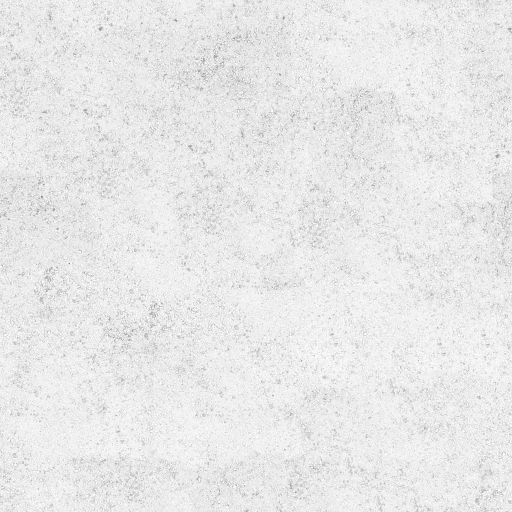
#> input picture library/assets/ambientcg_asphalt031/v0001/original/Asphalt031_1K-JPG_AmbientOcclusion.jpg, 1024 x 1024 px (shown at 1/2 size)
$ python -i qa_generative.py   (imports and definitions only)
#> lines starting #> are read from the running program, lines starting #| are printed output that depends on the picture; after the words box and inside, x2 and y2 are one past the last pixel; in counts of white or black regions, pixels touching at a corner belong together
#> further down, picture is the input picture: PIL image 1024x1024 L; min 98, max 255, mean 232
"""QA for generated clips. flicker / morph / text are warnings; structure is the hybrid gate (default FAIL).

Hybrid contract (routing.py): Blender renders the complete motion pass and the video-to-video model
restyles only the look, so the generated clip must keep the previs structure. structure() compares the
generated clip with the clay control pass by edge overlap and by tracking each label anchor; labels are
only placed from its measured anchors_2d when it passes. Pure Pillow + ffmpeg (no numpy/opencv).
"""
from __future__ import annotations

import json
import math
from pathlib import Path
import re
import shutil
import statistics
import subprocess
import tempfile

from PIL import Image, ImageChops, ImageFilter, ImageOps, ImageStat

from .common import StudioError

WIDTH = 448
# flicker: per-frame luma change (signalstats YDIF) flagged above max(3 x median, median + 8).
FLICKER_RATIO, FLICKER_FLOOR = 3.0, 8.0
# morph: consecutive-frame SSIM flagged when it drops more than this below the clip median.
MORPH_DROP = 0.15
# Structure edges: colour gradient of the frame blurred by EDGE_BLUR; a pixel is an edge when its gradient
# is >= max(EDGE_MIN, EDGE_FRACTION x the frame's strongest gradient). Relative, so a darker or flatter
# restyle is judged on its own contrast; the floor keeps codec noise on flat frames from becoming edges.
EDGE_BLUR, EDGE_MIN, EDGE_FRACTION = 1.5, 8, 0.4
EDGE_TOLERANCE_PX = 2          # IoU counts an edge as matched within this radius (MaxFilter 2r+1)
MIN_EDGE_PIXELS = 50           # previs frames with fewer edges carry no structure and are skipped
# IoU gate, calibrated 2026-10-04 at 448 px (median edge IoU; reproduce with tests/test_qa_generative.py), re-measured
# 2026-10-05 after the control clay lights became shadowless (control_pass.clay_lights):
#                                   testsrc 448x256   clay 10-04 (shadowed)   clay 10-05 (shadowless)
#   identical                           1.000              1.000                  1.000
#   gblur 1.5 + hue 90 + eq             0.694              1.000                  1.000     must pass
#   ... + temporal grain (noise 20)     0.708              0.867                  0.977     must pass
#   6 px (1.3 %) horizontal shift       0.341              0.415                  0.368     must fail
#   5 % horizontal shift                0.210              0.351                  0.435     must fail
#   25 % unrelated pattern overlay      0.175              0.021                  0.013     fails (texture swamps structure)
# 0.5 sits between the worst pass (0.694) and the worst shift (0.435). The 0.25 first proposed would let
# a 5 % shifted clay clip (0.351) through: horizontal edges survive a horizontal shift.
IOU_THRESHOLD = 0.5
ANCHOR_MAX_ERROR_RATIO = 0.01  # 1 % of frame width (4.5 px at 448)
SEARCH_PX = 24
PATCH_SIZES = (32, 64, 96, 128, 192)  # grow the template until it holds structure that pins a unique match
DISTINCT = 0.3                 # patch must self-correlate <= 1 - DISTINCT at every offset >4 px away (see track)
TEMPLATE_STD_MIN = 8           # tracking-map std (0-255) a patch needs before it counts as structure
MATCH_MIN = 0.7                # best NCC in the generated frame below this = anchor structure lost (fails)
SAMPLE_STEP = 3                # IoU on every 3rd frame
ANCHOR_SAMPLES = 40            # anchors tracked on at most this many evenly spaced sampled frames
COARSE_PX = 4                  # NCC search grid before the 1 px refinement


# [21 lines left out: functions _probe, _ffmpeg, _rgb_frames, not called in this run]


def _scaled_height(video, width):
    w, h, _ = _probe(video)
    return max(2, round(h * width / w / 2) * 2)


def _flags(values, limit, first_frame, below=False):
    return [{'frame': first_frame + i, 'value': round(v, 4)} for i, v in enumerate(values) if (v < limit if below else v > limit)]


# [11 lines left out: function flicker, not called in this run]


JUDDER_SHARE = 0.02   # repeated frames above this share of the frame pairs read as stutter


# [51 lines left out: functions repeat_share, judder, morph, text, not called in this run]


def _gradient(image):
    """Colour gradient max_c(|dC/dx| + |dC/dy|) of the pre-blurred frame.

    Colour, not luma: a restyle that recolours two neighbouring surfaces to equal brightness keeps their
    boundary as a colour edge, so recolouring alone never reads as lost structure.
    """
    soft = image.filter(ImageFilter.GaussianBlur(EDGE_BLUR))
    channels = ImageChops.add(ImageChops.difference(soft, ImageChops.offset(soft, 1, 0)), ImageChops.difference(soft, ImageChops.offset(soft, 0, 1))).split()
    gradient = channels[0]
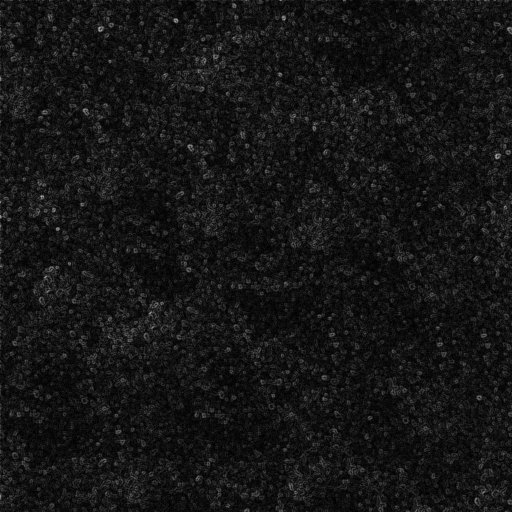
#> gradient: PIL image 1024x1024 L (shown at 1/2 size); min 0, max 35, mean 3; drawn with min black and max white
    for channel in channels[1:]:
        gradient = ImageChops.lighter(gradient, channel)
#> this loop made 2 passes
    return ImageChops.multiply(gradient, _interior(image.size))   # offset wraps; frame borders are not structure
#> in _interior, `mask = Image.new('L', size, 0)`: mask: PIL image 1024x1024 L; every value is 0
#> in _interior, `mask.paste(255, (2, 2, size[0] - 2, size[1] - 2))`:
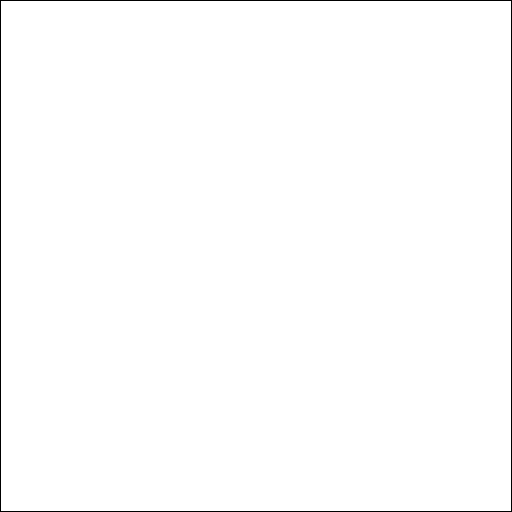
#> mask: PIL image 1024x1024 L (shown at 1/2 size); 99.2% white; 1 black region, box (x1, y1, x2, y2) and area: (0, 0, 1024, 1024) 8176


def _edges(gradient):
    """IoU edges: the frame's strong edges, relative to its own contrast."""
    level = max(EDGE_MIN, EDGE_FRACTION * gradient.getextrema()[1])
#> level = 10.8
    return gradient.point(lambda v: 255 if v >= level else 0)
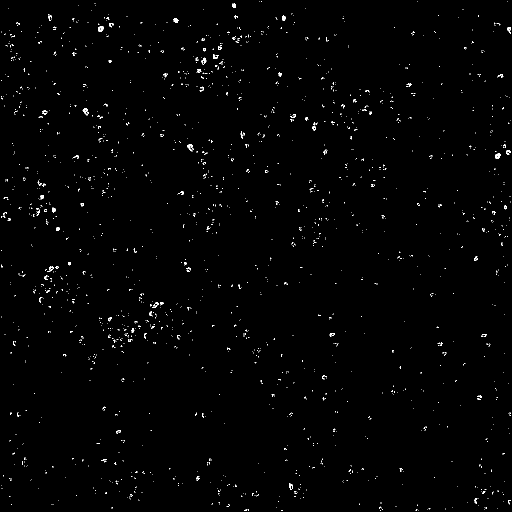
#> returned value: PIL image 1024x1024 L (shown at 1/2 size); 0.79% white in thin lines or dots


# [7 lines left out: function _track_map, not called in this run]


_INTERIOR = {}


def _interior(size):
    if size not in _INTERIOR:
        mask = Image.new('L', size, 0)
        mask.paste(255, (2, 2, size[0] - 2, size[1] - 2))
        _INTERIOR[size] = mask
    return _INTERIOR[size]


def edge_map(image):
    """Strong edges (255) of a still RGB image - the map the generation gate compares (also used by photo_match)."""
    return _edges(_gradient(image.convert('RGB')))


def edge_overlap(a, b):
    """{iou, preservation, extra} of two edge maps within EDGE_TOLERANCE_PX (see _overlap)."""
    return _overlap(a, b)


def _count(binary):
    return binary.histogram()[255]


# [12 lines left out: function _overlap, not called in this run]


class _Template:
    """Zero-mean normalised cross-correlation of one patch against crops of a map (Pillow only)."""

    # [134 lines left out: functions __init__, ncc, _search, track, structure, not called in this run]


# --- per part and light (2026-10-07): what a take kept of each part, and where its light comes from -----------------
# Judged between bounds measured on the same clip, not against a fixed number (edge scores swing 0.1-0.4 by subject):
# upper = the clay restyled the way a good take restyles it (blur, hue turn, lower contrast - calibration "must pass"),
# lower = the clay shifted 5 % of the width (calibration "must fail"). ratio = (take - lower) / (upper - lower).
PART_SAMPLES = 12          # frames measured per take (evenly spaced)
PART_DILATE_PX = 2         # a part's region reaches this far past its mask (its outline edges lie on the border)
PART_MIN_EDGES = 12        # a part with fewer clay edge pixels on a frame is too small there to judge
PART_SHIFT = 0.05          # the lower bound's shift, as a share of the width
PART_LOST_RATIO = 0.0      # a part kept no better than the shifted clay is lost
LIGHT_SAMPLES = 5          # frames for the light fit
LIGHT_PIXELS = 2000        # pixels per frame (evenly strided) in the least-squares fit
# The fit explains luminance by light only where albedo is even: grey clay r2 0.93, the engine's photoreal render (black
# cover, bright block) 0.04 (2026-10-07). Below this a direction is not a measurement and no angle is given.
LIGHT_MIN_R2 = 0.5


# [12 lines left out: functions _restyled, _recall, not called in this run]


def sample_frames(count, n):
    return sorted({round(i * (count - 1) / max(1, n - 1)) for i in range(n)}) if count else []


# [100 lines left out: functions _frame, parts, _solve, light_direction, light_change, not called in this run]


RICH_SAMPLES = 8          # frames measured per clip (evenly spaced)
COVER_TILE = 32           # coverage: share of 32 px tiles that hold structure edges
COVER_MIN = 0.02          # a tile "holds structure" when >= 2 % of its pixels are edges
DISTINCT_TILE = 64        # distinct tiles: 64 px tiles a tracker could pin (the track() distinctiveness test)
FINE_EDGE = 16            # fine edges: absolute gradient >= 16/255 - faint creases and small parts the relative rule drops


# [87 lines left out: functions _distinct, richness, _anchors_2d, generative_checks, main, not called in this run]


# [2 lines not run here, left out]

>>> from PIL import Image
>>> picture = Image.open('../library/assets/ambientcg_asphalt031/v0001/original/Asphalt031_1K-JPG_AmbientOcclusion.jpg')
>>> result = edge_map(picture)

$ run again, on library/assets/ambientcg_bricks060/v0001/original/Bricks060_1K-JPG_Color.jpg
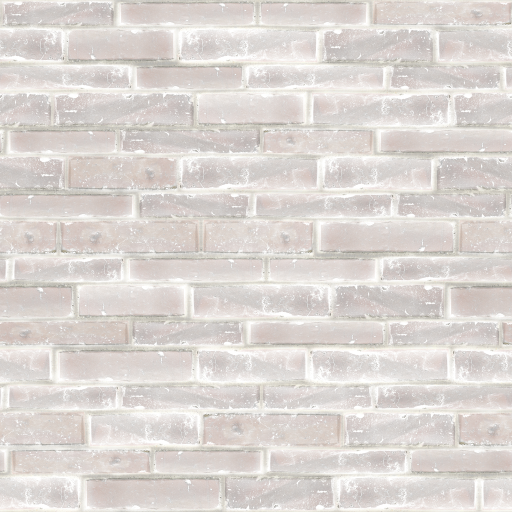
#> input picture library/assets/ambientcg_bricks060/v0001/original/Bricks060_1K-JPG_Color.jpg, 1024 x 1024 px (shown at 1/2 size)
#> picture is the input picture: PIL image 1024x1024 RGB; mean R, G, B 220.5, 214.8, 210.9
#> the loop in _gradient, `for channel in channels[1:]:` made 2 passes
#> in _gradient, `return ImageChops.multiply(gradient, _interior(image.size))`:
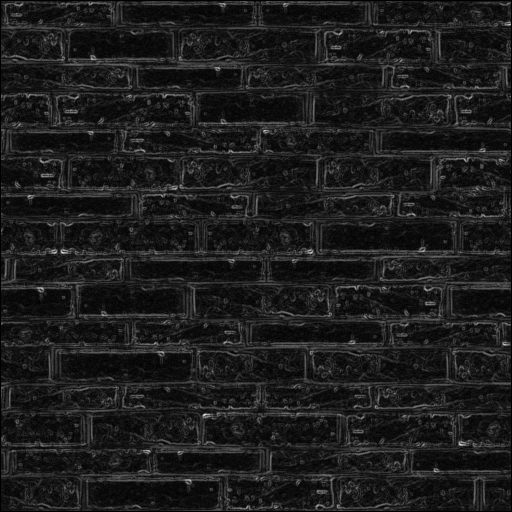
#> returned value: PIL image 1024x1024 L (shown at 1/2 size); min 0, max 31, mean 3.5; drawn with min black and max white
#> level = 12.4
#> in _edges, `return gradient.point(lambda v: 255 if v >= level else 0)`:
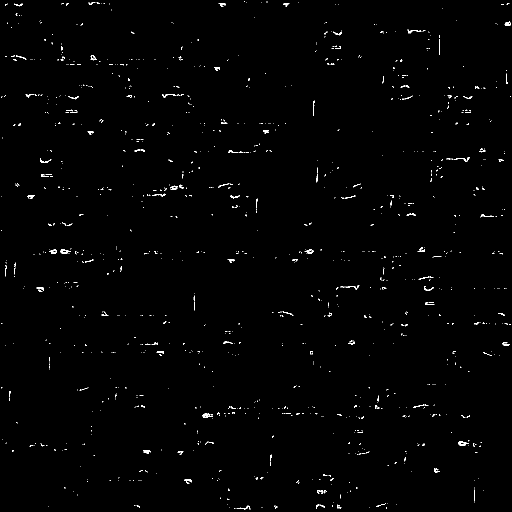
#> returned value: PIL image 1024x1024 L (shown at 1/2 size); 0.77% white in thin lines or dots
